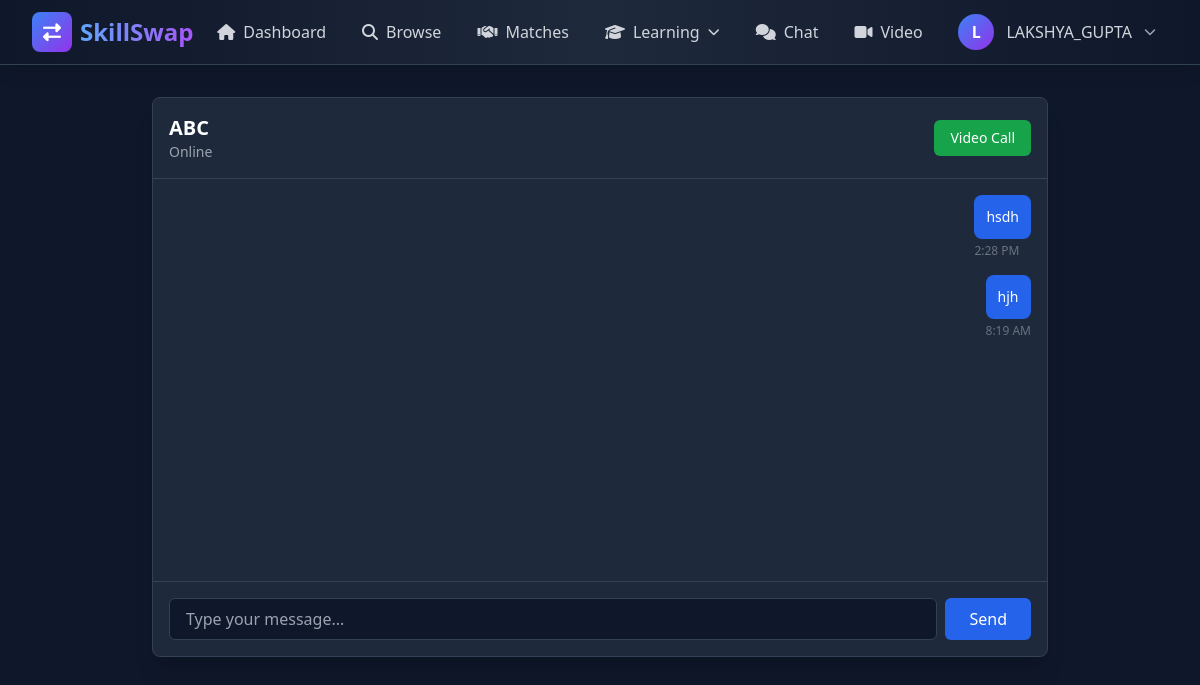
Page /chat/room/chat_1_3/ (signed in) on the earlier database version.
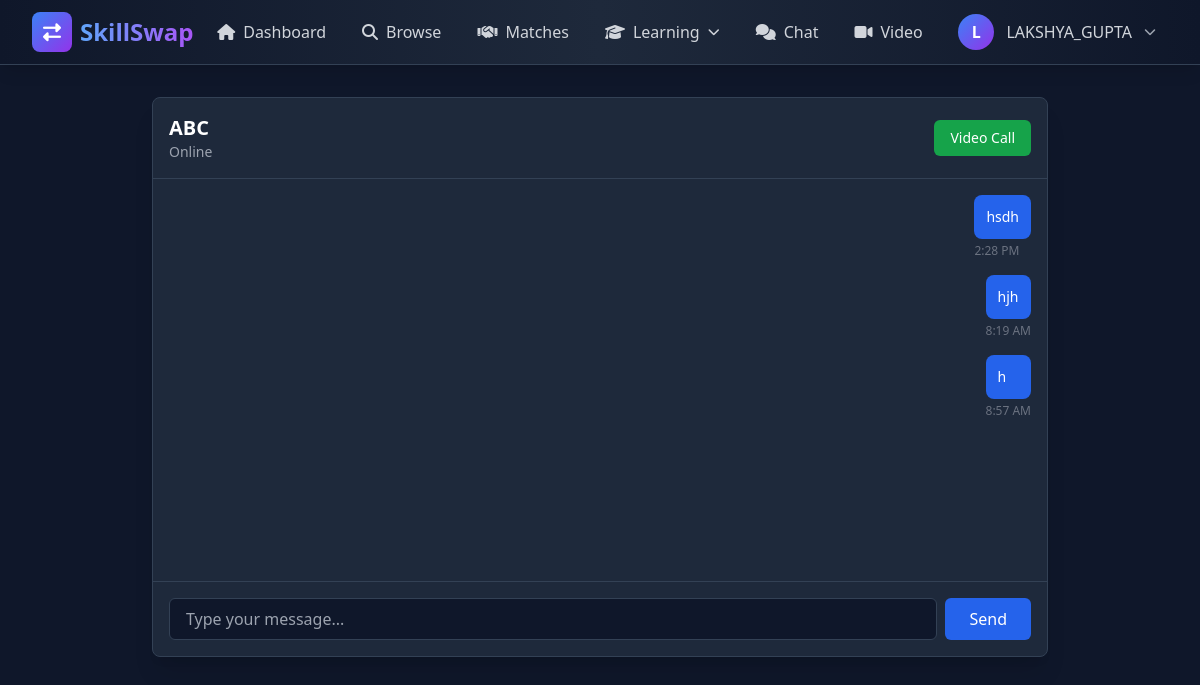
Same page on the later database version.
### chat/models.py (models this page shows, shortened)
class Message(models.Model):
    room = models.ForeignKey(ChatRoom, on_delete=models.CASCADE, related_name='messages')
    sender = models.ForeignKey(User, on_delete=models.CASCADE)
    content = models.TextField()
    timestamp = models.DateTimeField(auto_now_add=True)
    is_read = models.BooleanField(default=False)
    class Meta:
        ordering = ['timestamp']

### chat/views.py (the view)
# urls.py: path('room/<str:room_name>/', views.chat_room, name='chat_room'),
@login_required
def chat_room(request, room_name):
    room = get_object_or_404(ChatRoom, name=room_name, participants=request.user)
    chat_messages = room.messages.all().select_related('sender')
    Message.objects.filter(room=room).exclude(sender=request.user).update(is_read=True)
    other_user = room.participants.exclude(id=request.user.id).first()
    context = {
        'room': room,
        'chat_messages': chat_messages,
        'other_user': other_user,
    }
    return render(request, 'chat/chat_room.html', context)

### chat/templates/chat/chat_room.html (shortened to what this page needs)
{% extends 'base.html' %}
{% block content %}
<div class="max-w-4xl mx-auto">
    <div class="bg-dark-card rounded-lg shadow-xl border border-dark-border flex flex-col" style="height: 70vh;">
        <div class="p-4 border-b border-dark-border flex justify-between items-center">
            <div>
                <h2 class="text-xl font-bold text-white">{{ other_user.username }}</h2>
                <p class="text-sm text-gray-400">Online</p>
            </div>
            <a href="{% url 'video:start_call' other_user.id %}"
               class="bg-green-600 hover:bg-green-700 text-white px-4 py-2 rounded-md text-sm">
                Video Call
            </a>
        </div>
        <div id="chat-messages" class="flex-1 overflow-y-auto p-4 space-y-4">
            {% for message in chat_messages %}
            <div class="flex {% if message.sender == request.user %}justify-end{% else %}justify-start{% endif %}">
                <div class="max-w-xs lg:max-w-md">
                    <div class="{% if message.sender == request.user %}bg-blue-600{% else %}bg-dark-bg border border-dark-border{% endif %} rounded-lg p-3">
                        <p class="text-sm text-white">{{ message.content }}</p>
                    </div>
                    <p class="text-xs text-gray-500 mt-1">{{ message.timestamp|date:"g:i A" }}</p>
                </div>
            </div>
            {% endfor %}
        </div>
        <div class="p-4 border-t border-dark-border">
            <div class="flex space-x-2">
                <input type="text" id="message-input" placeholder="Type your message..."
                       class="flex-1 bg-dark-bg border border-dark-border rounded-md px-4 py-2 text-gray-100 focus:outline-none focus:border-blue-500">
                <button id="send-button" class="bg-blue-600 hover:bg-blue-700 text-white px-6 py-2 rounded-md">
                    Send
                </button>
            </div>
        </div>
    </div>
</div>
{% endblock %}

Differences in the rows shown:
added Message: content "h", timestamp "8:57 AM"
